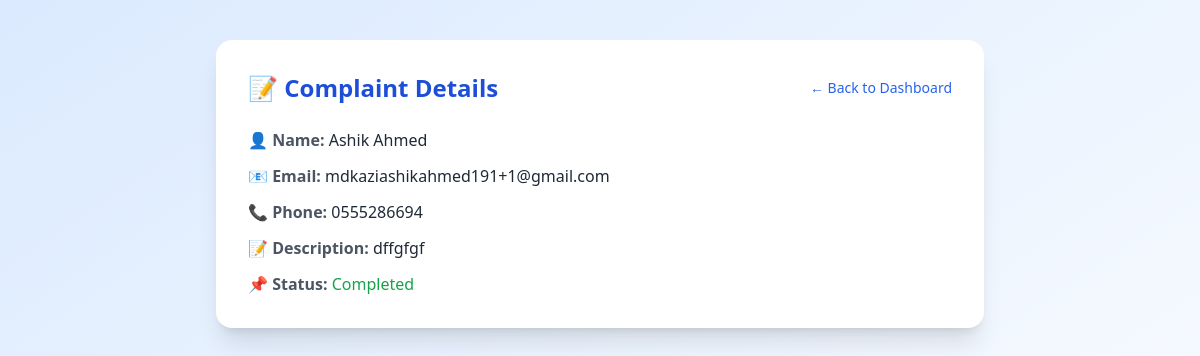
The page /worker/complaint/1/ (signed in) on the database its author committed.
### user/models.py (models this page shows, shortened)
class Complaint(models.Model):
    STATUS_CHOICES = [
        ('Pending', 'Pending'),
        ('In Progress', 'In Progress'),
        ('Completed', 'Completed'),
    ]
    name = models.CharField(max_length=100)
    address = models.TextField()
    phone = models.CharField(max_length=15)
    email = models.EmailField()
    description = models.TextField()
    status = models.CharField(max_length=20, choices=STATUS_CHOICES, default='Pending')
    created_at = models.DateTimeField(auto_now_add=True)
    assigned_to = models.ForeignKey(  # ✅ নতুন ফিল্ড
        Worker,
        on_delete=models.SET_NULL,
        null=True,
        blank=True,
        related_name='complaints'
    )

### worker/views.py (the view)
# urls.py: path('complaint/<int:complaint_id>/', views.complaint_detail, name='complaint_detail'),
@login_required
def complaint_detail(request, complaint_id):
    complaint = get_object_or_404(Complaint, id=complaint_id, assigned_to__user=request.user)
    if request.method == 'POST':
        complaint.status = 'Completed'
        complaint.save()
        messages.success(request, "✅ Complaint marked as completed.")
        return redirect('worker_dashboard')
    return render(request, 'worker/complaint_detail.html', {'complaint': complaint})

### templates/worker/complaint_detail.html (shortened to what this page needs)
<!DOCTYPE html>
<html lang="en">
<head>
    <link href="https://cdn.jsdelivr.net/npm/preline@latest/dist/preline.min.css" rel="stylesheet">
    <script src="https://cdn.tailwindcss.com"></script>
</head>
<body class="bg-gradient-to-br from-blue-100 to-white min-h-screen py-10 px-4">
    <div class="max-w-3xl mx-auto bg-white p-8 rounded-2xl shadow-xl space-y-6">
        <div class="flex justify-between items-center">
            <h2 class="text-2xl font-bold text-blue-700">📝 Complaint Details</h2>
            <a href="{% url 'worker_dashboard' %}" class="text-sm text-blue-600 hover:underline">← Back to Dashboard</a>
        </div>
        <div class="space-y-3 text-gray-800">
            <p><span class="font-semibold text-gray-600">👤 Name:</span> {{ complaint.name }}</p>
            <p><span class="font-semibold text-gray-600">📧 Email:</span> {{ complaint.email }}</p>
            <p><span class="font-semibold text-gray-600">📞 Phone:</span> {{ complaint.phone }}</p>
            <p><span class="font-semibold text-gray-600">📝 Description:</span> {{ complaint.description }}</p>
            <p>
                <span class="font-semibold text-gray-600">📌 Status:</span>
                {% if complaint.status == 'Pending' %}
                    <span class="text-yellow-600 font-medium">Pending</span>
                {% elif complaint.status == 'In Progress' %}
                    <span class="text-blue-600 font-medium">In Progress</span>
                {% else %}
                    <span class="text-green-600 font-medium">Completed</span>
                {% endif %}
            </p>
        </div>
    </div>
</body>
</html>

### rows shown on the page
Complaint: name "Ashik Ahmed", email "mdkaziashikahmed191+1@gmail.com", phone "0555286694", description "dffgfgf"
